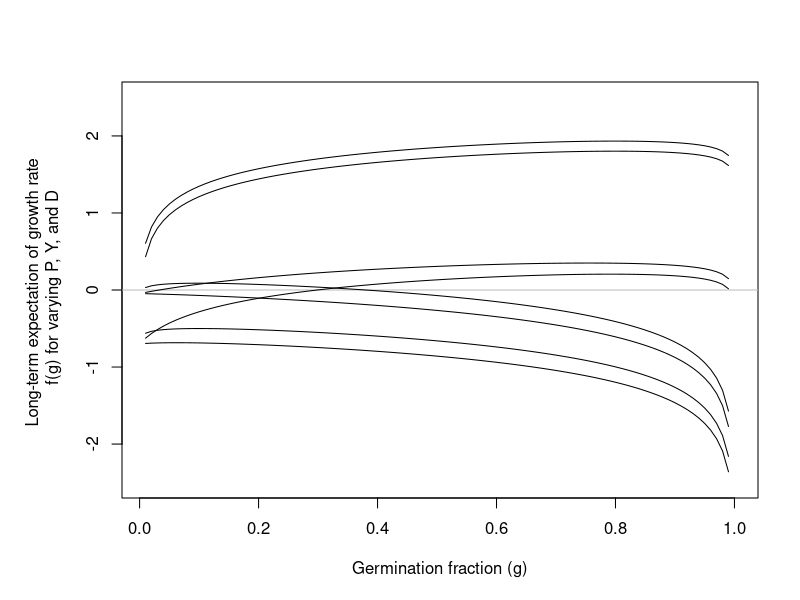

Write R code to recreate this figure. (Note: this script raises an error after producing the figure.)
#################################################################################
################################################################################
################################################################################
# Code for reproducing figures from 
# Optimizing Reproduction in a Randomly Varying Environment
# Dan Cohen
# Journal of Theoretical Biology 
# 1966
# Vol 12, p. 119-129
#
# Scripts by Gregor Siegmund
# fausto.siegmund@gmail.com
# last updated 02-24-2020
#################################################################################
#################################################################################
#################################################################################

################################################################################
################################################################################
# Figure 1
################################################################################
################################################################################

par(mfrow=c(1,1))

# Equation 5 
# long term population growth rate
# when Yt = c(0, Y)
# note use of log10
e<-function(G=g,D=d,Y=y,P=py){
  E=(1-P)*log10((1-G)*(1-D)+G*Y[1])+(P)*log10((1-G)*(1-D)+G*Y[2])
  return(E)
}

# script to compute long-term population growth rate
# for combinations of P_y, Y, D, and G
# varying G
v<-function(G=g,D=d,Y=y,P=py){
  l<-list()
  for(i in 1:length(g)){
    l[[i]]<-e(G=g[i],D=D,Y=Y,P=P)
  }
  return(l)
}

# data frame of parameter combinations to create Figure 1
df<-data.frame(py=c(.8,.8,.1,.1,.8,.8,.1,.1),
               y=c(500,500,500,500,5,5,5,5),
               d=c(.1,.8,.1,.8,.1,.8,.1,.8))

# create sequence of germination fractions
g=seq(0.01,1,by=.01)

setwd("~/Dropbox/clarkiaSeedBanks/products/figures")
pdf(file="cohenFigure1.pdf", width=8, height=8)
par(mar=c(5, 6, 4, 2) + 0.1)
plot(g,unlist(v(G=g,D=df$d[1],Y=c(0,df$y[1]),P=df$py[1])),
     type='n',ylim=c(-2.5,2.5),
     xlab="Germination fraction (g)",
     ylab="Long-term expectation of growth rate \n f(g) for varying P, Y, and D")
abline(h=0,col='gray')
for(i in 1:(dim(df)[1])){
  lines(g,unlist(v(G=g,D=df$d[i],Y=c(0,df$y[i]),P=df$py[i])),type='l',pch=16)
}
par(op)
dev.off()

################################################################################
################################################################################
# Figure 2
# one of the parameter combinations appears mislabeled in Cohen
################################################################################
################################################################################

# Equation 5 
# long term population growth rate
# when Yt = c(0, Y)
# note use of log10
e<-function(G=g,D=d,Y=y,P=py){
  E=(1-P)*log10((1-G)*(1-D)+G*Y[1])+(P)*log10((1-G)*(1-D)+G*Y[2])
  return(E)
}

# script to compute long-term population growth rate
# for combinations of P_y, Y, D, and G
# varying D
v<-function(G=g,D=d,Y=y,P=py){
  l<-list()
  for(i in 1:length(d)){
    l[[i]]<-e(G=G,D=d[i],Y=Y,P=P)
  }
  return(l)
}

# data frame of parameter combinations to create Figure 2
df<-data.frame(py=c(.8,.8,.1,.1,.8,.8,.1,.1),
               y=c(500,500,500,500,5,5,5,5),
               g=c(.1,.8,.1,.8,.1,.8,.1,.8))

# create sequence of decay fractions
d=seq(0,1,by=.05)

setwd("~/Dropbox/clarkiaSeedBanks/products/figures")
pdf(file="cohenFigure2.pdf", width=8, height=8)
par(mar=c(5, 6, 4, 2) + 0.1)
plot(-log(1-d),unlist(v(G=df$g[1],D=d,Y=c(0,df$y[1]),P=df$py[1])),
     type='n',ylim=c(-2,2),
     xlab="-ln(1-D)",
     ylab="Long-term expectation of growth rate \n f[-ln(1-d)] for varying P, Y, and G")
abline(h=0,col='gray')
for(i in 1:(dim(df)[1])){
  lines(-log(1-d),unlist(v(G=df$g[i],D=d,Y=c(0,df$y[i]),P=df$py[i])),type='l',pch=16)
}
dev.off()

################################################################################
################################################################################
# Figure 3
# cant quite recreate figure 3 
################################################################################
################################################################################

# Equation 5 
# long term population growth rate
# when Yt = c(0, Y)
# note use of log10
e<-function(G=g,D=d,Y=y,P=py){
  E=(1-P)*log10((1-G)*(1-D)+G*Y[1])+(P)*log10((1-G)*(1-D)+G*Y[2])
  return(E)
}

# script to compute long-term population growth rate
# for combinations of P_y, Y, D, and G
# varying ln(Y)
v<-function(G=g,D=d,Y=y,P=py){
  l<-list()
  for(i in 1:length(Y)){
    l[[i]]<-e(G=G,D=D,Y=c(0,Y[i]),P=P)
  }
  return(l)
}

# data frame to create Figure 3
df<-data.frame(g=c(.1,.1),
               d=c(.1,.3))

# create combination of parameters 
y = c(2:10 %o% 10^(0:3))
py = .5

# setwd("~/Dropbox/clarkiaSeedBanks/products/figures")
# pdf(file="cohenFigure3.pdf", width=8, height=8)
par(mar=c(5, 6, 4, 2) + 0.1)
plot(log(y),unlist(v(G=df$g[1],D=df$d[1],Y=y,P=py)),type='n',
     ylim=c(-0.8,1.7),
     xaxt = 'n',
     xlab="ln(Y)",
     ylab="Long-term expectation of growth rate \n f[ln(Y)] for P = 0.5")
abline(h=0,col='gray')
for(i in 1:(dim(df)[1])){
  lines(log(y),unlist(v(G=df$g[i],D=df$d[i],Y=y,P=py)),type='l',pch=16)
}
axis(side=1, at=sapply(y[c(1,4,9,10,13,18,19,22,27,36)], FUN=function(x) log(x)),
     labels=signif(log(y[c(1,4,9,10,13,18,19,22,27,36)]),digits=3))
# dev.off()

################################################################################
################################################################################
# Figure 4
################################################################################
################################################################################

# Equation 5 
# long term population growth rate
# when Yt = c(0, Y)
# note use of log10
e<-function(G=g,D=d,Y=y,P=py){
  E=(1-P)*log10((1-G)*(1-D))+(P)*log10((1-G)*(1-D)+G*Y[2])
  return(E)
}

# script to compute long-term population growth rate
# for combinations of Py, Y, D, and G
# varying Py
v<-function(G=g,D=d,Y=y,P=py){
  l<-list()
  for(i in 1:length(P)){
    l[[i]]<-e(G=G,D=D,Y=c(0,Y),P=py[i])
  }
  return(l)
}


# data frame for figure 4
df<-data.frame(y=c(100,5,100,5,100,5,100,5),
               d=c(.1,.1,.8,.8,.1,.1,.8,.8),
               g=c(.3,.3,.3,.3,.95,.95,.95,.95))

# generate grid of py 
py = seq(0,1,by=.1)

setwd("~/Dropbox/clarkiaSeedBanks/products/figures")
pdf(file="cohenFigure4.pdf", width=8, height=8)
par(mar=c(5, 6, 4, 2) + 0.1)
plot(py,unlist(v(G=df$g[1],D=df$d[1],Y=df$y[1],P=py)),
     type='n',ylim=c(-2,2), xlab="P(Y)",
     ylab="Long-term expectation of growth rate \n f[P(Y)] for varying Y, D, and G")
abline(h=0,col='gray')
for(i in 1:(dim(df)[1])){
  lines(py,unlist(v(G=df$g[i],D=df$d[i],Y=df$y[i],P=py)),type='l',pch=16)
}
dev.off()

################################################################################
################################################################################
# Figure 5
################################################################################
################################################################################

# equation 8 in Cohen
gmax<-function(D=d,Y=y,P=py){
  g = P - (1-P)*((1-D)/(Y+D-1)) 
  return(g)
}

df<-data.frame(y=c(500,10,2,2,2),
               d=c(.8,.3,.8,.3,.1))

py = seq(0,1,by=.1)

setwd("~/Dropbox/clarkiaSeedBanks/products/figures")
pdf(file="cohenFigure5.pdf", width=8, height=8)
par(mar=c(5, 6, 4, 2) + 0.1)
plot(py,unlist(gmax(D=df$d[1],Y=df$y[1],P=py)),type='n',ylim=c(-1,1),
     xlab='P(good year)',ylab="G*")
abline(h=0,col='gray')
for(i in 1:(dim(df)[1])){
  lines(py,unlist(gmax(D=df$d[i],Y=df$y[i],P=py)),type='l',pch=16)
}
dev.off()


################################################################################
################################################################################
# Figure 7
################################################################################
################################################################################

# equation 4
f<-function(G=g,D=d,Y=y,P=py){
  Fitness=P*log10((1-G)*(1-D)+G*Y)
  return(Fitness)
}

# function development
# g=.5;d=0;y=c(0,10);py=c(0.2,.8)
# f(G=g,D=d,Y=y,P=py)
# c(f(G=g,D=d,Y=y[1],P=py[1]),f(G=g,D=d,Y=y[2],P=py[2]))
# 
# g=0;d=0;y=c(.1,.2,.5,1,2,5,10);py=dnorm(log(y,base=10),mean=0,sd=1)
# sum(f(G=g,D=d,Y=y,P=py))

v<-function(G=g,D=d,Y=y,P=py){
  vec <- c()
  for(i in 1:length(g)){
    vec[i]<-sum(f(G=g[i],D=D,Y=Y,P=P))
  }
  return(vec)
}


# sequence of g and d for plots
g=seq(0,1,by=.01)
d=c(0,.5,.8)

# 7A
# y = c(.1,.2,.5,1,2,5,10)
# ly = log(y,base=10)
# py = c(0.05,.1,.2,.3,.2,.1,.05)
# plot(dnorm(ly,mean=0,sd=1),type='h',lwd=2)
# 
# par(mfrow=c(1,1))
# plot(g,v(G=g,D=0,Y=y,P=py),type='n',ylim=c(-1,.25))
# abline(h=0,col='gray')
# for(i in 1:length(d)){
#   lines(g,unlist(v(G=g,D=d[i],Y=y,P=py)),type='l',pch=16)
#   out<-unlist(v(G=g,D=d[i],Y=y,P=py))
#   points(g[which(out %in% max(out))],max(out),col='red',pch=16)
# }

# Panel A
setwd("~/Dropbox/clarkiaSeedBanks/products/figures")
pdf(file="cohenFigure7A.pdf", width=4, height=8)
par(mfrow=c(3,1))
y = c(.1,.2,.5,1,2,5,10)
ly = log(y,base=10)
py = c(0.05,.1,.2,.3,.2,.1,.05)
#plot(dnorm(ly,mean=0,sd=1),type='h',lwd=2)

# otpimal germination fraction plot
plot(g,v(G=g,D=0,Y=y,P=py),type='n',ylim=c(-1,.25),
     xlab="Germination fraction (G)",
     ylab="Long-term expectation of growth rate f[G]")
abline(h=0,col='gray')
for(i in 1:length(d)){
  lines(g,unlist(v(G=g,D=d[i],Y=y,P=py)),type='l',pch=16)
  out<-unlist(v(G=g,D=d[i],Y=y,P=py))
  points(g[which(out %in% max(out))],max(out),col='red',pch=16)
}

# log base 10 distribution of fitness
plot(log(y,base=10),py,type="h",
     lwd = 4,ylim=c(0,1),
     xlab="Log10(Y)",
     ylab="P(Y)")

# untransformed distribution of fitness
plot(y,py,type="h", lwd = 4,
xlab="Y",
ylab="P(Y)")
dev.off()

# Panel B
setwd("~/Dropbox/clarkiaSeedBanks/products/figures")
pdf(file="cohenFigure7B.pdf", width=4, height=8)
par(mfrow=c(3,1))
y=c(.01,.02,.2,2,20,200)
ly = log(y,base=10)
py = c(0.15,.2,.3,.2,.1,.05)
#py=dnorm(log(y,base=10),mean=log(1),sd=log(2.25))

plot(g,v(G=g,D=0,Y=y,P=py),type='n',ylim=c(-1,.25),
     xlab="Germination fraction (G)",
     ylab="Long-term expectation of growth rate f[G]")
abline(h=0,col='gray')
for(i in 1:length(d)){
  lines(g,unlist(v(G=g,D=d[i],Y=y,P=py)),type='l',pch=16)
  out<-unlist(v(G=g,D=d[i],Y=y,P=py))
  points(g[which(out %in% max(out))],max(out),col='red',pch=16)
}

plot(log(y,base=10),py,type="h", lwd = 4,ylim=c(0,1),
     xlab="Log10(Y)",
     ylab="P(Y)")

plot(y,py,type="h", lwd = 4,
     xlab="Y",
     ylab="P(Y)")

dev.off()

# Panel C
setwd("~/Dropbox/clarkiaSeedBanks/products/figures")
pdf(file="cohenFigure7C.pdf", width=4, height=8)
par(mfrow=c(3,1))
y=c(.01,.1,1,10,100,1000)
ly = log(y,base=10)
py = c(0.15,.2,.3,.2,.1,.05)
#py=dnorm(log(y,base=10),mean=log(1),sd=log(2.25))

plot(g,v(G=g,D=0,Y=y,P=py),type='n',ylim=c(-1,.35),
     xlab="Germination fraction (G)",
     ylab="Long-term expectation of growth rate f[G]")
abline(h=0,col='gray')
for(i in 1:length(d)){
  lines(g,unlist(v(G=g,D=d[i],Y=y,P=py)),type='l',pch=16)
  out<-unlist(v(G=g,D=d[i],Y=y,P=py))
  points(g[which(out %in% max(out))],max(out),col='red',pch=16)
}

plot(log(y,base=10),py,type="h", lwd = 4,ylim=c(0,1),
     xlab="Log10(Y)",
     ylab="P(Y)")

plot(y,py,type="h", lwd = 4,
     xlab="Y",
     ylab="P(Y)")

dev.off()

# Panel D
setwd("~/Dropbox/clarkiaSeedBanks/products/figures")
pdf(file="cohenFigure7D.pdf", width=4, height=8)
par(mfrow=c(3,1))
y=c(.01,.2,10,500,1000)
ly = log(y,base=10)
py = c(0.15,.2,.3,.2,.15)
#py=dnorm(log(y,base=10),mean=log(1),sd=log(2.25))

plot(g,v(G=g,D=0,Y=y,P=py),type='n',ylim=c(-1,1.1),
     xlab="Germination fraction (G)",
     ylab="Long-term expectation of growth rate f[G]")
abline(h=0,col='gray')
for(i in 1:length(d)){
  lines(g,unlist(v(G=g,D=d[i],Y=y,P=py)),type='l',pch=16)
  out<-unlist(v(G=g,D=d[i],Y=y,P=py))
  points(g[which(out %in% max(out))],max(out),col='red',pch=16)
}

plot(log(y,base=10),py,type="h", lwd = 4,ylim=c(0,1),
     xlab="Log10(Y)",
     ylab="P(Y)")

plot(y,py,type="h", lwd = 4,
     xlab="Y",
     ylab="P(Y)")

dev.off()


# par(mfcol=c(2,3))
# 
# seqLen = 50
# y = c(.1,.2,.5,1,2,5,10)
# ly = log(y,base=10)
# py = c(0.05,.1,.2,.3,.2,.1,.05)
# plot(dnorm(ly,mean=0,sd=1),type='h',lwd=2)
# 
# par(mfrow=c(1,1))
# plot(g,v(G=g,D=0,Y=y,P=py),type='n',ylim=c(-2,1))
# abline(h=0,col='gray')
# for(i in 1:length(d)){
#   lines(g,unlist(v(G=g,D=d[i],Y=y,P=py)),type='b',pch=16)
#   out<-unlist(v(G=g,D=d[i],Y=y,P=py))
#   points(g[which(out %in% max(out))],max(out),col='red',pch=16)
# }
# 
# max_g <- function(y,py){
#   out<-unlist(v(G=g,D=d[2],Y=y,P=py))
#   g[which(out %in% max(out))];max(out)
#   x<-seq(-7,7,by=.001)
#   #plot(x,1 - ecdf(log(y,base=10))(x),ylim=c(0,1),type='l')
#   
#   emp=1-ecdf(log(y,base=10))(x)
#   gmax=g[which(out %in% max(out))]
#   return(gmax)
# }
# 
# 
# 
# vals<-exp(seq(log(1,base), log(1000), length.out = seqLen))
# 
# y = list()
# py = list()
# for(i in 1:seqLen){
#   y[[i]] = rnorm(n=100,mean=log(1),sd=log(vals[i]))
#   y[[i]]=10^y[[i]]
#   py[[i]]=dnorm(log(y[[i]],base=10),mean=log(1),sd=log(vals[i]))
# }
# 
# par(mfrow=c(1,1))
# plot(g,v(G=g,D=0,Y=y[[seqLen]],P=py[[seqLen]]),type='n')
# abline(h=0,col='gray')
# for(i in 1:length(py)){
#   lines(g,unlist(v(G=g,D=d[3],Y=y[[i]],P=py[[i]])),type='l',pch=16)
#   out<-unlist(v(G=g,D=d[3],Y=y[[i]],P=py[[i]]))
#   points(g[which(out %in% max(out))],max(out),col='red',pch=16)
# }
# 
# max_g <- function(y,py){
#   out<-unlist(v(G=g,D=d[2],Y=y,P=py))
#   g[which(out %in% max(out))];max(out)
#   x<-seq(-7,7,by=.001)
#   #plot(x,1 - ecdf(log(y,base=10))(x),ylim=c(0,1),type='l')
#   
#   emp=1-ecdf(log(y,base=10))(x)
#   gmax=g[which(out %in% max(out))]
#   return(gmax)
# }
# 
# g_max = mapply(max_g,y,py)
# plot(log(vals),g_max,ylim=c(0,1))
# abline(h=0.5)


### CODE COMMENTED OUT
# par(mfrow=c(3,1))
# y=rnorm(n=100,mean=log(1),sd=log(10));
# y=10^y
# py=dnorm(log(y,base=10),mean=log(1),sd=log(10))
# 
# plot(y,py,type="h", lwd = 1)
# plot(log(y,base=10),py,type="h", lwd = 1,ylim=c(0,1))
# 
# plot(g,v(G=g,D=0,Y=y,P=py),type='n',ylim=c(-40,10))
# abline(h=0,col='gray')
# for(i in 1:length(d)){
#   lines(g,unlist(v(G=g,D=d[i],Y=y,P=py)),type='l',pch=16)
#   out<-unlist(v(G=g,D=d[i],Y=y,P=py))
#   points(g[which(out %in% max(out))],max(out),col='red',pch=16)
# }
# 
# #
# par(mfrow=c(3,1))
# y=rnorm(n=100,mean=log(1),sd=log(10));
# y=10^y
# py=dnorm(log(y,base=10),mean=log(1),sd=log(10))
# 
# plot(g,v(G=g,D=0,Y=y,P=py),type='n',ylim=c(-20,15))
# abline(h=0,col='gray')
# for(i in 1:length(d)){
#   lines(g,unlist(v(G=g,D=d[i],Y=y,P=py)),type='b',pch=16)
#   out<-unlist(v(G=g,D=d[i],Y=y,P=py))
#   points(g[which(out %in% max(out))],max(out),col='red',pch=16)
# }
# 
# out<-unlist(v(G=g,D=d[3],Y=y,P=py))
# g[which(out %in% max(out))];max(out)
# x<-seq(-7,7,by=.1)
# #plot(x,1 - ecdf(log(y,base=10))(x),ylim=c(0,1),type='l')
# 
# emp=1-ecdf(log(y,base=10))(x)
# gmax=g[which(out %in% max(out))]
# min(which(emp<gmax))
# 
# plot(y,py,type="h", lwd = 1)
# abline(v=y[min(which(emp<gmax))],col='red')
# plot(log(y,base=10),py,type="h", lwd = 1,ylim=c(0,1))
# abline(v=log(y,base=10)[min(which(emp<gmax))],col='red')
# 
# # own figure
# seqLen=7
# fromVal=0.01; toVal=200
# y=10^seq(log(fromVal,base=10), log(toVal,base=10), length.out = seqLen)
# y=c(.01,.02,.2,2,20,200)
# #y = c(.1,.2,.5,1,2,5,10)
# ly = log(y,base=10)
# py = c(0.15,.2,.3,.2,.1,.05)
# #py = dnorm(ly,mean=ly[3],sd=2)
# 
# par(mfrow=c(2,1))
# 
# plot(ly,py,type='h',lwd=2)
# 
# plot(g,v(G=g,D=0,Y=y,P=py),type='n',ylim=c(-1,.5))
# abline(h=0,col='gray')
# for(i in 1:length(d)){
#   lines(g,unlist(v(G=g,D=d[i],Y=y,P=py)),type='b',pch=16)
#   out<-unlist(v(G=g,D=d[i],Y=y,P=py))
#   points(g[which(out %in% max(out))],max(out),col='red',pch=16)
# }
# 
# 
# seqLen=7
# fromVal=0.01; toVal=200
# y=10^seq(log(fromVal,base=10), log(toVal,base=10), length.out = seqLen)
# y=c(.01,.02,.2,2,20,200)
# #y = c(.1,.2,.5,1,2,5,10)
# ly = log(y,base=10)
# py = c(0.15,.2,.3,.2,.1,.05)
# #py = dnorm(ly,mean=ly[3],sd=2)
# 
# par(mfrow=c(2,1))
# 
# plot(ly,py,type='h',lwd=2)
# 
# plot(g,v(G=g,D=0,Y=y,P=py),type='n',ylim=c(-1,.5))
# abline(h=0,col='gray')
# for(i in 1:length(d)){
#   lines(g,unlist(v(G=g,D=d[i],Y=y,P=py)),type='b',pch=16)
#   out<-unlist(v(G=g,D=d[i],Y=y,P=py))
#   points(g[which(out %in% max(out))],max(out),col='red',pch=16)
# }
# 
# 
# seqLen=100
# fromVal=0.01; toVal=100
# y=10^seq(log(fromVal,base=10), log(toVal,base=10), length.out = seqLen)
# #y=c(.01,.02,.2,2,20,200)
# #y = c(.1,.2,.5,1,2,5,10)
# ly = log(y,base=10)
# #py = c(0.15,.2,.3,.2,.1,.05)
# py = dnorm(ly,mean=ly[3],sd=2)
# 
# par(mfrow=c(3,1))
# 
# plot(y,py,type='h',lwd=2)
# plot(ly,py,type='h',lwd=2)
# 
# plot(g,v(G=g,D=0,Y=y,P=py),type='n',ylim=c(-20,2))
# abline(h=0,col='gray')
# for(i in 1:length(d)){
#   lines(g,unlist(v(G=g,D=d[i],Y=y,P=py)),type='b',pch=16)
#   out<-unlist(v(G=g,D=d[i],Y=y,P=py))
#   points(g[which(out %in% max(out))],max(out),col='red',pch=16)
# }
